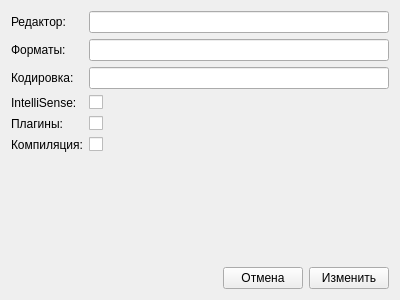
<?xml version="1.0" encoding="UTF-8"?>
<ui version="4.0">
 <class>EditDialog</class>
 <widget class="QWidget" name="EditDialog">
  <property name="geometry">
   <rect>
    <x>0</x>
    <y>0</y>
    <width>400</width>
    <height>300</height>
   </rect>
  </property>
  <property name="windowTitle">
   <string>Form</string>
  </property>
  <layout class="QVBoxLayout" name="verticalLayout">
   <item>
    <layout class="QFormLayout" name="formLayout">
     <item row="0" column="0">
      <widget class="QLabel" name="label">
       <property name="text">
        <string>Редактор:</string>
       </property>
      </widget>
     </item>
     <item row="0" column="1">
      <widget class="QLineEdit" name="edEditor"/>
     </item>
     <item row="1" column="1">
      <widget class="QLineEdit" name="edFormats"/>
     </item>
     <item row="1" column="0">
      <widget class="QLabel" name="label_2">
       <property name="text">
        <string>Форматы:</string>
       </property>
      </widget>
     </item>
     <item row="2" column="0">
      <widget class="QLabel" name="label_3">
       <property name="text">
        <string>Кодировка:</string>
       </property>
      </widget>
     </item>
     <item row="2" column="1">
      <widget class="QLineEdit" name="edEncoding"/>
     </item>
     <item row="3" column="0">
      <widget class="QLabel" name="label_4">
       <property name="text">
        <string>IntelliSense:</string>
       </property>
      </widget>
     </item>
     <item row="4" column="0">
      <widget class="QLabel" name="label_5">
       <property name="text">
        <string>Плагины:</string>
       </property>
      </widget>
     </item>
     <item row="5" column="0">
      <widget class="QLabel" name="label_6">
       <property name="text">
        <string>Компиляция:</string>
       </property>
      </widget>
     </item>
     <item row="3" column="1">
      <widget class="QCheckBox" name="cbIntel">
       <property name="text">
        <string/>
       </property>
      </widget>
     </item>
     <item row="4" column="1">
      <widget class="QCheckBox" name="cbPlugins">
       <property name="text">
        <string/>
       </property>
      </widget>
     </item>
     <item row="5" column="1">
      <widget class="QCheckBox" name="cbCompile">
       <property name="text">
        <string/>
       </property>
      </widget>
     </item>
    </layout>
   </item>
   <item>
    <spacer name="verticalSpacer">
     <property name="orientation">
      <enum>Qt::Vertical</enum>
     </property>
     <property name="sizeHint" stdset="0">
      <size>
       <width>20</width>
       <height>40</height>
      </size>
     </property>
    </spacer>
   </item>
   <item>
    <layout class="QHBoxLayout" name="horizontalLayout">
     <item>
      <spacer name="horizontalSpacer">
       <property name="orientation">
        <enum>Qt::Horizontal</enum>
       </property>
       <property name="sizeHint" stdset="0">
        <size>
         <width>40</width>
         <height>20</height>
        </size>
       </property>
      </spacer>
     </item>
     <item>
      <widget class="QPushButton" name="btnCancel">
       <property name="text">
        <string>Отмена</string>
       </property>
      </widget>
     </item>
     <item>
      <widget class="QPushButton" name="btnEdit">
       <property name="text">
        <string>Изменить</string>
       </property>
      </widget>
     </item>
    </layout>
   </item>
  </layout>
 </widget>
 <resources/>
 <connections>
  <connection>
   <sender>btnCancel</sender>
   <signal>pressed()</signal>
   <receiver>EditDialog</receiver>
   <slot>close()</slot>
   <hints>
    <hint type="sourcelabel">
     <x>263</x>
     <y>276</y>
    </hint>
    <hint type="destinationlabel">
     <x>199</x>
     <y>149</y>
    </hint>
   </hints>
  </connection>
 </connections>
</ui>
